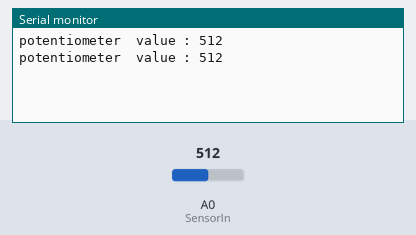
Recording of a sketch running on a simulated Arduino Uno, built with avr-gcc and run on an emulated ATmega328P. Shown: the last lines printed to the serial monitor. Inputs (shaded band) come from the test bench; at power-on: A0 (SensorIn) = 512.

Above: at 1.8 s.
1.9 s: A0 (SensorIn) set to 716
At 2.8 s:
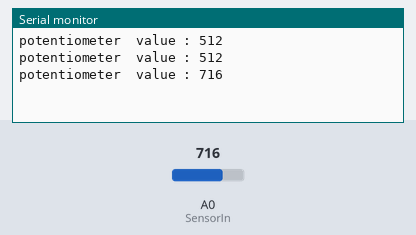
3.4 s: A0 (SensorIn) set to 900
At 4.8 s:
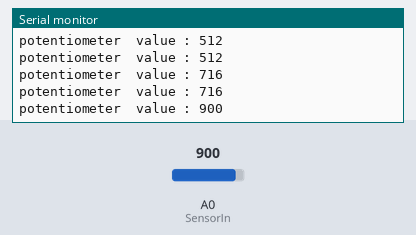
Timing chart, 0 to 6.4 s (numbered marks = the images above; inputs shaded):
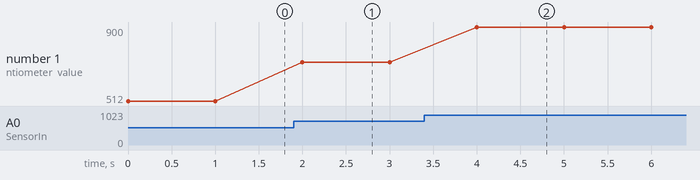

Measured:
- after the input at 1.9 s, the serial monitor: prints a new line after 0.10 s (image 1)
- after the input at 3.4 s, the serial monitor: prints a new line after 0.60 s (image 2)
- plotted number 1: 512 → 716 after the input at 1.9 s, 716 → 900 after the input at 3.4 s

The sketch:

Potentionmeter.ino
```cpp
//*******************************************************************************
// Project : potentiometer 가변저항 값 시리얼 모니터로 보기
// Board : Arduino Uno
//*******************************************************************************
 #define SensorIn A0
#define LedPin 13

void setup(){
    Serial.begin(9600);
}

void loop(){

    int R = analogRead(SensorIn); //Read Sensor값

    Serial.print("potentiometer  value : ");
    Serial.println(R);    //시리얼 모니터에 출력
    delay(1000);
}
```
